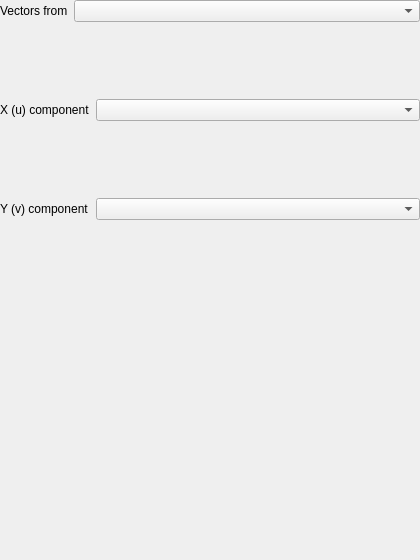
<?xml version="1.0" encoding="UTF-8"?>
<ui version="4.0">
 <class>QgsRasterVectorFieldRendererWidget</class>
 <widget class="QWidget" name="QgsRasterVectorFieldRendererWidget">
  <property name="geometry">
   <rect>
    <x>0</x>
    <y>0</y>
    <width>420</width>
    <height>560</height>
   </rect>
  </property>
  <property name="windowTitle">
   <string notr="true">Form</string>
  </property>
  <layout class="QVBoxLayout" name="verticalLayout">
   <property name="leftMargin">
    <number>0</number>
   </property>
   <property name="topMargin">
    <number>0</number>
   </property>
   <property name="rightMargin">
    <number>0</number>
   </property>
   <property name="bottomMargin">
    <number>0</number>
   </property>
   <item>
    <layout class="QGridLayout" name="mSourceModeLayout" columnstretch="0,1">
     <item row="0" column="0">
      <widget class="QLabel" name="mSourceModeLabel">
       <property name="text">
        <string>Vectors from</string>
       </property>
       <property name="buddy">
        <cstring>mSourceModeComboBox</cstring>
       </property>
      </widget>
     </item>
     <item row="0" column="1">
      <widget class="QComboBox" name="mSourceModeComboBox"/>
     </item>
    </layout>
   </item>
   <item>
    <widget class="QStackedWidget" name="mBandsStackedWidget">
     <property name="currentIndex">
      <number>0</number>
     </property>
     <widget class="QWidget" name="mComponentBandsPage">
      <layout class="QGridLayout" name="mBandsLayout" columnstretch="0,1">
       <property name="leftMargin">
        <number>0</number>
       </property>
       <property name="topMargin">
        <number>0</number>
       </property>
       <property name="rightMargin">
        <number>0</number>
       </property>
       <property name="bottomMargin">
        <number>0</number>
       </property>
       <item row="0" column="1">
        <widget class="QgsRasterBandComboBox" name="mXBandComboBox"/>
       </item>
       <item row="1" column="1">
        <widget class="QgsRasterBandComboBox" name="mYBandComboBox"/>
       </item>
       <item row="1" column="0">
        <widget class="QLabel" name="mYBandLabel">
         <property name="text">
          <string>Y (v) component</string>
         </property>
         <property name="buddy">
          <cstring>mYBandComboBox</cstring>
         </property>
        </widget>
       </item>
       <item row="0" column="0">
        <widget class="QLabel" name="mXBandLabel">
         <property name="text">
          <string>X (u) component</string>
         </property>
         <property name="buddy">
          <cstring>mXBandComboBox</cstring>
         </property>
        </widget>
       </item>
      </layout>
     </widget>
     <widget class="QWidget" name="mDirectionBandPage">
      <layout class="QGridLayout" name="mDirectionLayout" columnstretch="0,1">
       <property name="leftMargin">
        <number>0</number>
       </property>
       <property name="topMargin">
        <number>0</number>
       </property>
       <property name="rightMargin">
        <number>0</number>
       </property>
       <property name="bottomMargin">
        <number>0</number>
       </property>
       <item row="0" column="0">
        <widget class="QLabel" name="mDirectionBandLabel">
         <property name="text">
          <string>Direction</string>
         </property>
         <property name="buddy">
          <cstring>mDirectionBandComboBox</cstring>
         </property>
        </widget>
       </item>
       <item row="0" column="1">
        <widget class="QgsRasterBandComboBox" name="mDirectionBandComboBox"/>
       </item>
       <item row="1" column="0">
        <widget class="QLabel" name="mDirectionEncodingLabel">
         <property name="text">
          <string>Encoding</string>
         </property>
         <property name="buddy">
          <cstring>mDirectionEncodingComboBox</cstring>
         </property>
        </widget>
       </item>
       <item row="1" column="1">
        <widget class="QComboBox" name="mDirectionEncodingComboBox"/>
       </item>
      </layout>
     </widget>
    </widget>
   </item>
   <item>
    <widget class="QgsVectorFieldSettingsWidget" name="mVectorFieldSettingsWidget" native="true"/>
   </item>
   <item>
    <spacer name="mVerticalSpacer">
     <property name="orientation">
      <enum>Qt::Orientation::Vertical</enum>
     </property>
     <property name="sizeHint" stdset="0">
      <size>
       <width>20</width>
       <height>0</height>
      </size>
     </property>
    </spacer>
   </item>
  </layout>
 </widget>
 <customwidgets>
  <customwidget>
   <class>QgsRasterBandComboBox</class>
   <extends>QComboBox</extends>
   <header>qgsrasterbandcombobox.h</header>
  </customwidget>
  <customwidget>
   <class>QgsVectorFieldSettingsWidget</class>
   <extends>QWidget</extends>
   <header>qgsvectorfieldsettingswidget.h</header>
   <container>1</container>
  </customwidget>
 </customwidgets>
 <resources/>
 <connections/>
</ui>
